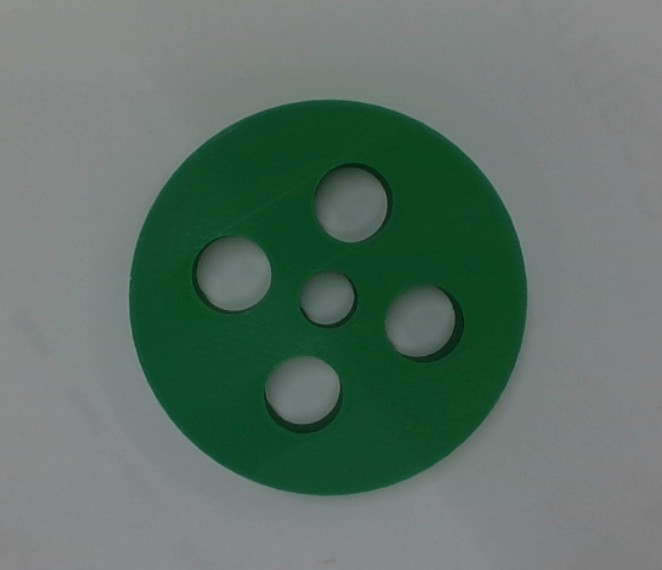
#> input picture Test_Images/fol1/top.png, 662 x 570 px, found by its file name
$ python Shadow_check.py
#> lines starting #> are read from the running program, lines starting #| are printed output that depends on the picture
import cv2
import numpy as np

img = cv2.imread(r'D:\pic\mes2\top.png')           # <-- your file name
#> img is the input picture: shape (570, 662, 3); mean B, G, R 103.5, 113.3, 94.4
if img is None:
    raise IOError('image not found')

g = cv2.cvtColor(img, cv2.COLOR_BGR2GRAY)
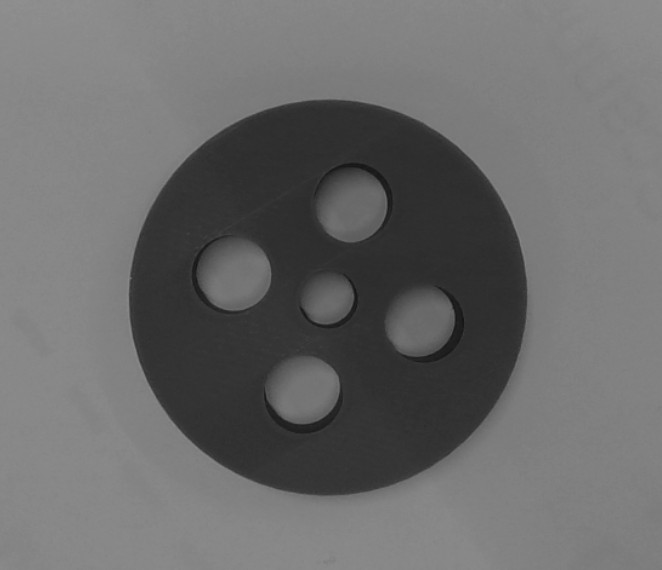
#> g: shape (570, 662); min 18, max 144, mean 106.5

# --- your current pipeline ---
_, bw = cv2.threshold(g, 250, 255, cv2.THRESH_BINARY_INV)
#> bw: shape (570, 662); every value is 255
kernel = cv2.getStructuringElement(cv2.MORPH_ELLIPSE, (7,7))

# 1 px lines → thicker lines so close can bridge them
bw = cv2.dilate(bw, kernel, iterations=2)   # fatten the rings
bw = cv2.morphologyEx(bw, cv2.MORPH_CLOSE, kernel, iterations=3)
bw = cv2.erode(bw, kernel, iterations=2)    # shrink back to original width

# ----- do we finally have black holes inside the white disk? -----
temp = bw.copy()
cnts, _ = cv2.findContours(temp, cv2.RETR_EXTERNAL, cv2.CHAIN_APPROX_SIMPLE)
#> cnts = [[[0, 0], [0, 569], [661, 569], [661, 0]]]
if cnts:
    outer = max(cnts, key=cv2.contourArea)
#> outer = [[0, 0], [0, 569], [661, 569], [661, 0]]
    cv2.drawContours(temp, [outer], -1, 128, -1)   # paint disk grey
#> temp: shape (570, 662); every value is 128
cv2.imshow('4  after dilate+close+erode', temp)
print('values inside disk:', np.unique(temp))
#| values inside disk: [128]

# keep largest blob only
cnts, _ = cv2.findContours(bw, cv2.RETR_EXTERNAL, cv2.CHAIN_APPROX_SIMPLE)
if cnts:
    outer = max(cnts, key=cv2.contourArea)
    mask = np.zeros_like(bw)
    cv2.drawContours(mask, [outer], -1, 255, -1)
    bw = cv2.bitwise_and(bw, mask)

# flood-fill background
holes = bw.copy()
cv2.floodFill(holes, None, (0,0), 255)
holes = cv2.bitwise_not(holes)
#> holes: shape (570, 662); every value is 0
bw = cv2.bitwise_or(bw, holes)

# --- show ---
cv2.imshow('1  grey', g)
cv2.imshow('2  after close + keep largest', bw)
cv2.imshow('3  final mask (holes filled)', bw)
print('unique values in final mask:', np.unique(bw))
#| unique values in final mask: [255]

cv2.waitKey(0)
